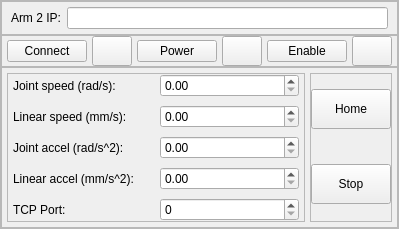
             <widget class="QFrame" name="fm_arm_2">
              <property name="frameShape">
               <enum>QFrame::StyledPanel</enum>
              </property>
              <property name="frameShadow">
               <enum>QFrame::Raised</enum>
              </property>
              <property name="rounding" stdset="0">
               <bool>true</bool>
              </property>
              <layout class="QVBoxLayout" name="verticalLayout_6">
               <property name="spacing">
                <number>0</number>
               </property>
               <property name="leftMargin">
                <number>0</number>
               </property>
               <property name="topMargin">
                <number>0</number>
               </property>
               <property name="rightMargin">
                <number>0</number>
               </property>
               <property name="bottomMargin">
                <number>0</number>
               </property>
               <item>
                <widget class="QFrame" name="fm_arm_2_setup">
                 <property name="sizePolicy">
                  <sizepolicy hsizetype="Minimum" vsizetype="Maximum">
                   <horstretch>0</horstretch>
                   <verstretch>0</verstretch>
                  </sizepolicy>
                 </property>
                 <property name="frameShape">
                  <enum>QFrame::StyledPanel</enum>
                 </property>
                 <property name="frameShadow">
                  <enum>QFrame::Raised</enum>
                 </property>
                 <layout class="QHBoxLayout" name="horizontalLayout_7">
                  <property name="topMargin">
                   <number>5</number>
                  </property>
                  <property name="bottomMargin">
                   <number>5</number>
                  </property>
                  <item>
                   <widget class="QLabel" name="label_15">
                    <property name="sizePolicy">
                     <sizepolicy hsizetype="Maximum" vsizetype="Preferred">
                      <horstretch>0</horstretch>
                      <verstretch>0</verstretch>
                     </sizepolicy>
                    </property>
                    <property name="text">
                     <string>Arm 2 IP:</string>
                    </property>
                   </widget>
                  </item>
                  <item>
                   <widget class="QLineEdit" name="arm_2_ip">
                    <property name="sizePolicy">
                     <sizepolicy hsizetype="Minimum" vsizetype="Preferred">
                      <horstretch>0</horstretch>
                      <verstretch>0</verstretch>
                     </sizepolicy>
                    </property>
                   </widget>
                  </item>
                 </layout>
                </widget>
               </item>
               <item>
                <widget class="QFrame" name="fm_arm_2_init">
                 <property name="sizePolicy">
                  <sizepolicy hsizetype="Minimum" vsizetype="Maximum">
                   <horstretch>0</horstretch>
                   <verstretch>0</verstretch>
                  </sizepolicy>
                 </property>
                 <property name="frameShape">
                  <enum>QFrame::StyledPanel</enum>
                 </property>
                 <property name="frameShadow">
                  <enum>QFrame::Raised</enum>
                 </property>
                 <layout class="QHBoxLayout" name="horizontalLayout_5">
                  <property name="spacing">
                   <number>5</number>
                  </property>
                  <property name="leftMargin">
                   <number>5</number>
                  </property>
                  <property name="topMargin">
                   <number>0</number>
                  </property>
                  <property name="rightMargin">
                   <number>5</number>
                  </property>
                  <property name="bottomMargin">
                   <number>0</number>
                  </property>
                  <item>
                   <widget class="QPushButton" name="btn_arm_2_connect">
                    <property name="text">
                     <string>Connect</string>
                    </property>
                   </widget>
                  </item>
                  <item>
                   <widget class="QPushButton" name="led_arm_2_connected">
                    <property name="sizePolicy">
                     <sizepolicy hsizetype="Maximum" vsizetype="Maximum">
                      <horstretch>0</horstretch>
                      <verstretch>0</verstretch>
                     </sizepolicy>
                    </property>
                    <property name="minimumSize">
                     <size>
                      <width>30</width>
                      <height>30</height>
                     </size>
                    </property>
                    <property name="baseSize">
                     <size>
                      <width>0</width>
                      <height>0</height>
                     </size>
                    </property>
                    <property name="layoutDirection">
                     <enum>Qt::RightToLeft</enum>
                    </property>
                    <property name="text">
                     <string/>
                    </property>
                    <property name="flat">
                     <bool>false</bool>
                    </property>
                    <property name="toggle" stdset="0">
                     <bool>false</bool>
                    </property>
                   </widget>
                  </item>
                  <item>
                   <widget class="QPushButton" name="btn_arm_2_power">
                    <property name="text">
                     <string>Power</string>
                    </property>
                   </widget>
                  </item>
                  <item>
                   <widget class="QPushButton" name="led_arm_2_powered">
                    <property name="sizePolicy">
                     <sizepolicy hsizetype="Maximum" vsizetype="Maximum">
                      <horstretch>0</horstretch>
                      <verstretch>0</verstretch>
                     </sizepolicy>
                    </property>
                    <property name="minimumSize">
                     <size>
                      <width>30</width>
                      <height>30</height>
                     </size>
                    </property>
                    <property name="baseSize">
                     <size>
                      <width>0</width>
                      <height>0</height>
                     </size>
                    </property>
                    <property name="layoutDirection">
                     <enum>Qt::RightToLeft</enum>
                    </property>
                    <property name="text">
                     <string/>
                    </property>
                    <property name="flat">
                     <bool>false</bool>
                    </property>
                    <property name="toggle" stdset="0">
                     <bool>false</bool>
                    </property>
                   </widget>
                  </item>
                  <item>
                   <widget class="QPushButton" name="btn_arm_2_enable">
                    <property name="text">
                     <string>Enable</string>
                    </property>
                   </widget>
                  </item>
                  <item>
                   <widget class="QPushButton" name="led_arm_2_enabled">
                    <property name="sizePolicy">
                     <sizepolicy hsizetype="Maximum" vsizetype="Maximum">
                      <horstretch>0</horstretch>
                      <verstretch>0</verstretch>
                     </sizepolicy>
                    </property>
                    <property name="minimumSize">
                     <size>
                      <width>30</width>
                      <height>30</height>
                     </size>
                    </property>
                    <property name="baseSize">
                     <size>
                      <width>0</width>
                      <height>0</height>
                     </size>
                    </property>
                    <property name="layoutDirection">
                     <enum>Qt::RightToLeft</enum>
                    </property>
                    <property name="text">
                     <string/>
                    </property>
                    <property name="flat">
                     <bool>false</bool>
                    </property>
                    <property name="toggle" stdset="0">
                     <bool>false</bool>
                    </property>
                   </widget>
                  </item>
                 </layout>
                </widget>
               </item>
               <item>
                <widget class="QFrame" name="fm_arm_2_var">
                 <property name="sizePolicy">
                  <sizepolicy hsizetype="Minimum" vsizetype="Minimum">
                   <horstretch>0</horstretch>
                   <verstretch>0</verstretch>
                  </sizepolicy>
                 </property>
                 <property name="frameShape">
                  <enum>QFrame::StyledPanel</enum>
                 </property>
                 <property name="frameShadow">
                  <enum>QFrame::Raised</enum>
                 </property>
                 <layout class="QHBoxLayout" name="horizontalLayout_6" stretch="1,0">
                  <property name="spacing">
                   <number>5</number>
                  </property>
                  <property name="leftMargin">
                   <number>5</number>
                  </property>
                  <property name="topMargin">
                   <number>5</number>
                  </property>
                  <property name="rightMargin">
                   <number>5</number>
                  </property>
                  <property name="bottomMargin">
                   <number>5</number>
                  </property>
                  <item>
                   <widget class="QFrame" name="frame_9">
                    <property name="sizePolicy">
                     <sizepolicy hsizetype="Minimum" vsizetype="Minimum">
                      <horstretch>0</horstretch>
                      <verstretch>0</verstretch>
                     </sizepolicy>
                    </property>
                    <property name="frameShape">
                     <enum>QFrame::StyledPanel</enum>
                    </property>
                    <property name="frameShadow">
                     <enum>QFrame::Raised</enum>
                    </property>
                    <layout class="QGridLayout" name="gridLayout_2">
                     <property name="leftMargin">
                      <number>5</number>
                     </property>
                     <property name="topMargin">
                      <number>0</number>
                     </property>
                     <property name="rightMargin">
                      <number>5</number>
                     </property>
                     <property name="bottomMargin">
                      <number>0</number>
                     </property>
                     <property name="horizontalSpacing">
                      <number>7</number>
                     </property>
                     <property name="verticalSpacing">
                      <number>8</number>
                     </property>
                     <item row="3" column="1">
                      <widget class="QDoubleSpinBox" name="arm_2_J_accel">
                       <property name="maximum">
                        <double>9999.000000000000000</double>
                       </property>
                      </widget>
                     </item>
                     <item row="5" column="1">
                      <widget class="QDoubleSpinBox" name="arm_2_L_accel">
                       <property name="maximum">
                        <double>9999.000000000000000</double>
                       </property>
                      </widget>
                     </item>
                     <item row="0" column="0">
                      <widget class="QLabel" name="label_13">
                       <property name="text">
                        <string>Joint speed (rad/s):</string>
                       </property>
                      </widget>
                     </item>
                     <item row="1" column="0">
                      <widget class="QLabel" name="label_10">
                       <property name="text">
                        <string>Linear speed (mm/s):</string>
                       </property>
                      </widget>
                     </item>
                     <item row="0" column="1">
                      <widget class="QDoubleSpinBox" name="arm_2_J_speed">
                       <property name="sizePolicy">
                        <sizepolicy hsizetype="Minimum" vsizetype="Fixed">
                         <horstretch>0</horstretch>
                         <verstretch>0</verstretch>
                        </sizepolicy>
                       </property>
                       <property name="maximum">
                        <double>9999.000000000000000</double>
                       </property>
                      </widget>
                     </item>
                     <item row="3" column="0">
                      <widget class="QLabel" name="label_11">
                       <property name="text">
                        <string>Joint accel (rad/s^2):</string>
                       </property>
                      </widget>
                     </item>
                     <item row="1" column="1">
                      <widget class="QDoubleSpinBox" name="arm_2_L_speed">
                       <property name="maximum">
                        <double>9999.000000000000000</double>
                       </property>
                      </widget>
                     </item>
                     <item row="5" column="0">
                      <widget class="QLabel" name="label_14">
                       <property name="text">
                        <string>Linear accel (mm/s^2):</string>
                       </property>
                      </widget>
                     </item>
                     <item row="6" column="1">
                      <widget class="QSpinBox" name="arm_2_tcp_port">
                       <property name="maximum">
                        <number>100</number>
                       </property>
                      </widget>
                     </item>
                     <item row="6" column="0">
                      <widget class="QLabel" name="label_12">
                       <property name="text">
                        <string>TCP Port:</string>
                       </property>
                      </widget>
                     </item>
                    </layout>
                   </widget>
                  </item>
                  <item>
                   <widget class="QFrame" name="frame_10">
                    <property name="sizePolicy">
                     <sizepolicy hsizetype="Minimum" vsizetype="Minimum">
                      <horstretch>0</horstretch>
                      <verstretch>0</verstretch>
                     </sizepolicy>
                    </property>
                    <property name="frameShape">
                     <enum>QFrame::StyledPanel</enum>
                    </property>
                    <property name="frameShadow">
                     <enum>QFrame::Raised</enum>
                    </property>
                    <layout class="QVBoxLayout" name="verticalLayout_5">
                     <property name="spacing">
                      <number>20</number>
                     </property>
                     <property name="leftMargin">
                      <number>0</number>
                     </property>
                     <property name="topMargin">
                      <number>0</number>
                     </property>
                     <property name="rightMargin">
                      <number>0</number>
                     </property>
                     <property name="bottomMargin">
                      <number>0</number>
                     </property>
                     <item>
                      <widget class="QPushButton" name="btn_arm_2_home">
                       <property name="sizePolicy">
                        <sizepolicy hsizetype="Maximum" vsizetype="Fixed">
                         <horstretch>0</horstretch>
                         <verstretch>0</verstretch>
                        </sizepolicy>
                       </property>
                       <property name="minimumSize">
                        <size>
                         <width>0</width>
                         <height>40</height>
                        </size>
                       </property>
                       <property name="text">
                        <string>Home</string>
                       </property>
                      </widget>
                     </item>
                     <item>
                      <widget class="QPushButton" name="btn_arm_2_stop">
                       <property name="sizePolicy">
                        <sizepolicy hsizetype="Maximum" vsizetype="Fixed">
                         <horstretch>0</horstretch>
                         <verstretch>0</verstretch>
                        </sizepolicy>
                       </property>
                       <property name="minimumSize">
                        <size>
                         <width>0</width>
                         <height>40</height>
                        </size>
                       </property>
                       <property name="text">
                        <string>Stop</string>
                       </property>
                      </widget>
                     </item>
                    </layout>
                   </widget>
                  </item>
                 </layout>
                </widget>
               </item>
              </layout>
             </widget>
